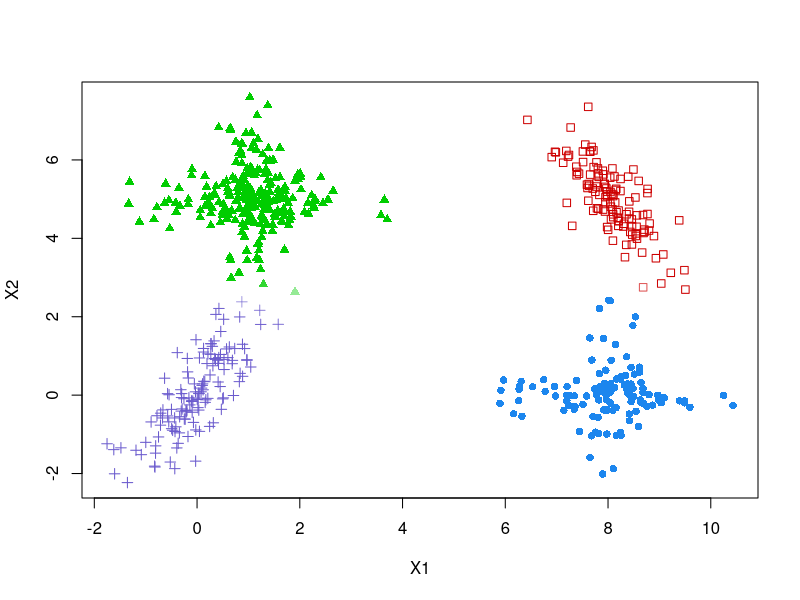

Recreate this plot in R.
library(mclust)


### Name: clustCombiOptim
### Title: Optimal number of clusters obtained by combining mixture
###   components
### Aliases: clustCombiOptim
### Keywords: cluster

### ** Examples

data(Baudry_etal_2010_JCGS_examples)
output <- clustCombi(data = ex4.1) 
combiOptim <- clustCombiOptim(output)
str(combiOptim)

# plot optimal clustering with alpha color transparency proportional to uncertainty
zmax <- apply(combiOptim$z.combi, 1, max)
col <- mclust.options("classPlotColors")[combiOptim$cluster.combi]
vadjustcolor <- Vectorize(adjustcolor)
alphacol = (zmax - 1/combiOptim$numClusters.combi)/(1-1/combiOptim$numClusters.combi)
col <- vadjustcolor(col, alpha.f = alphacol)
plot(ex4.1, col = col, pch = mclust.options("classPlotSymbols")[combiOptim$cluster.combi])
